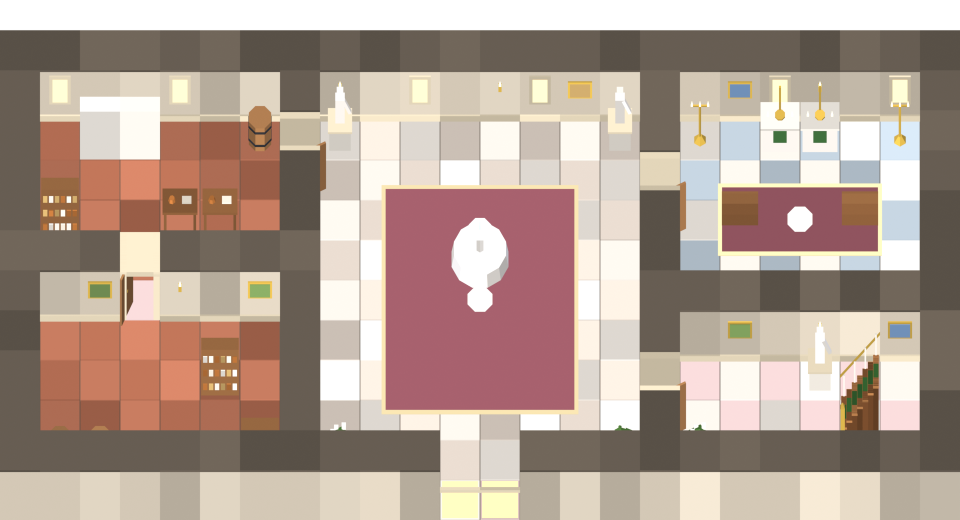
#> input picture game/assets/white_rose_pack/rose/floors/rose_f1.png, 1920 x 1040 px (shown at 1/2 size); its folder holds only this picture in this run
$ python rose_post.py
#> lines starting #> are read from the running program, lines starting #| are printed output that depends on the picture
"""rose_post.py - phase 2 post: 1x sprites, JSON merge, realm preview (2 castles), floor previews, overview, gifs."""
import json, os, sys
from PIL import Image, ImageDraw, ImageFont
HERE = os.path.dirname(os.path.abspath(__file__)); WK = os.path.join(HERE, "..")
G = os.path.join(WK, "rose"); J = os.path.join(WK, "json"); OUTD = os.path.join(WK, "..")
PV = os.path.join(WK, "previews"); os.makedirs(PV, exist_ok=True)
F = ImageFont.truetype("/usr/share/fonts/truetype/dejavu/DejaVuSans-Bold.ttf", 16)
FS = ImageFont.truetype("/usr/share/fonts/truetype/dejavu/DejaVuSans.ttf", 12)
FB = ImageFont.truetype("/usr/share/fonts/truetype/dejavu/DejaVuSans-Bold.ttf", 26)
FH = ImageFont.truetype("/usr/share/fonts/truetype/dejavu/DejaVuSans-Bold.ttf", 34)

s2, s1 = os.path.join(G, "sprites", "2x"), os.path.join(G, "sprites", "1x")
for root, _, files in os.walk(s2):
    for fn in files:
        if fn.endswith(".png"):
            im = Image.open(os.path.join(root, fn)); dst = os.path.join(s1, os.path.relpath(os.path.join(root, fn), s2))
            os.makedirs(os.path.dirname(dst), exist_ok=True)
            im.resize((im.width // 2, im.height // 2), Image.LANCZOS).save(dst, optimize=True)
fd = os.path.join(G, "floors"); os.makedirs(os.path.join(fd, "1x"), exist_ok=True)
for i in range(1, 5):
    im = Image.open(os.path.join(fd, "rose_f%d.png" % i)); im.resize((im.width // 2, im.height // 2), Image.LANCZOS).save(os.path.join(fd, "1x", "rose_f%d.png" % i), optimize=True)
#> further down, im is the input picture: PIL image 1920x1040 RGBA; mean R, G, B, A 163.8, 144, 132.1, 240.2
#> after `im = Image.open(os.path.join(fd, 'rose_f%d.png' % i))`:
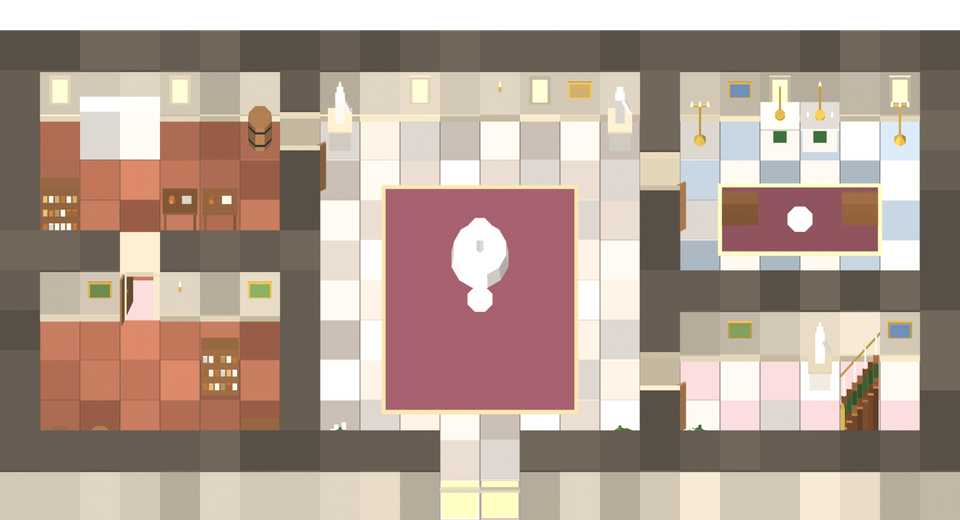
#> saved as rose_f1.png: PIL image 960x520 RGBA; mean R, G, B, A 163.6, 143.9, 132, 240.1; transparent parts drawn white
#> (the run stopped early here; a loop or call above may not have finished)
